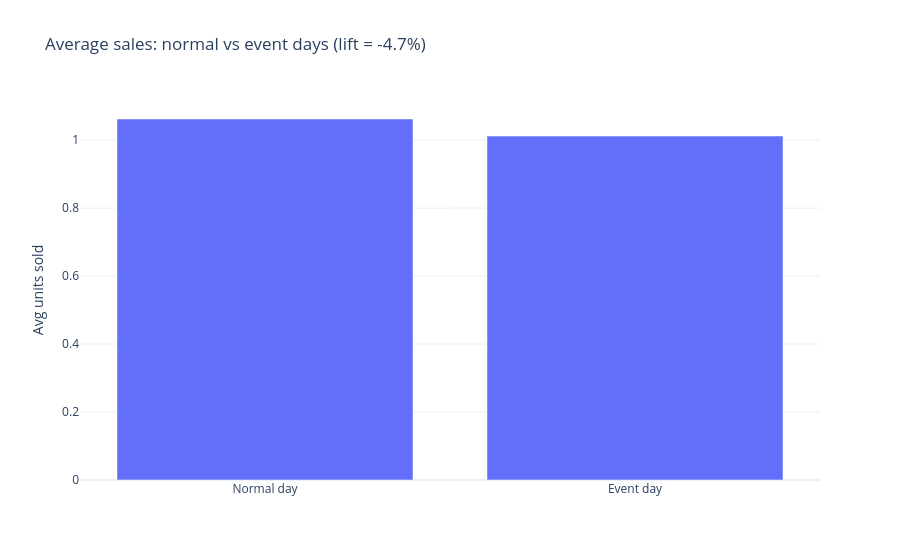

Notebook source saved alongside this figure:
### Markdown cell above
## 6. Event / SNAP day impact

### Code cell
event_lift = con.execute("""
    SELECT
        has_event,
        AVG(sales) AS avg_sales,
        COUNT(*) AS n
    FROM (
        SELECT sales,
               CASE WHEN event_name_1 != 'none' THEN 1 ELSE 0 END AS has_event
        FROM m5
    )
    GROUP BY has_event
""").df()

event_lift["has_event"] = event_lift["has_event"].map({0: "Normal day", 1: "Event day"})
lift_pct = (
    event_lift.set_index("has_event")["avg_sales"]
    .pct_change().iloc[-1] * 100
)
print(f"Event-day sales lift: {lift_pct:.1f}%")
fig = px.bar(event_lift, x="has_event", y="avg_sales",
             title=f"Average sales: normal vs event days (lift = {lift_pct:.1f}%)",
             labels={"avg_sales": "Avg units sold", "has_event": ""})
fig.update_layout(template="plotly_white")
fig.show()

### Figure 1 — Plotly figure (JSON) as saved in the notebook; plotly's stock layout.template omitted (floating-point values rounded to 4 significant figures)
{"data": [{"hovertemplate": "=%{x}<br>Avg units sold=%{y}<extra></extra>", "legendgroup": "", "marker": {"color": "#636efa", "pattern": {"shape": ""}}, "name": "", "orientation": "v", "showlegend": false, "textposition": "auto", "type": "bar", "x": ["Normal day", "Event day"], "xaxis": "x", "y": [1.062, 1.012], "yaxis": "y"}], "layout": {"barmode": "relative", "legend": {"tracegroupgap": 0}, "title": {"text": "Average sales: normal vs event days (lift = -4.7%)"}, "xaxis": {"anchor": "y", "domain": [0, 1], "title": {"text": ""}}, "yaxis": {"anchor": "x", "domain": [0, 1], "title": {"text": "Avg units sold"}}}}
